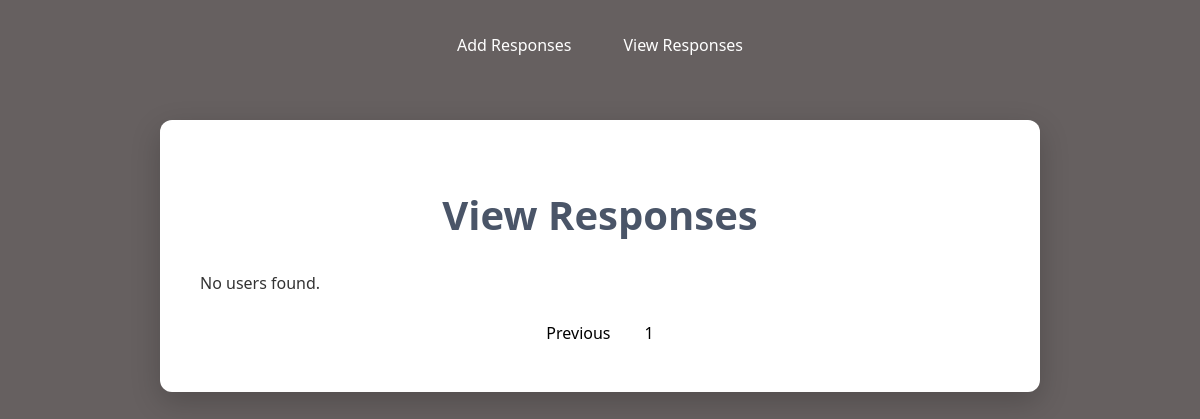
Page /View/view.php?page=2 on the earlier database version.
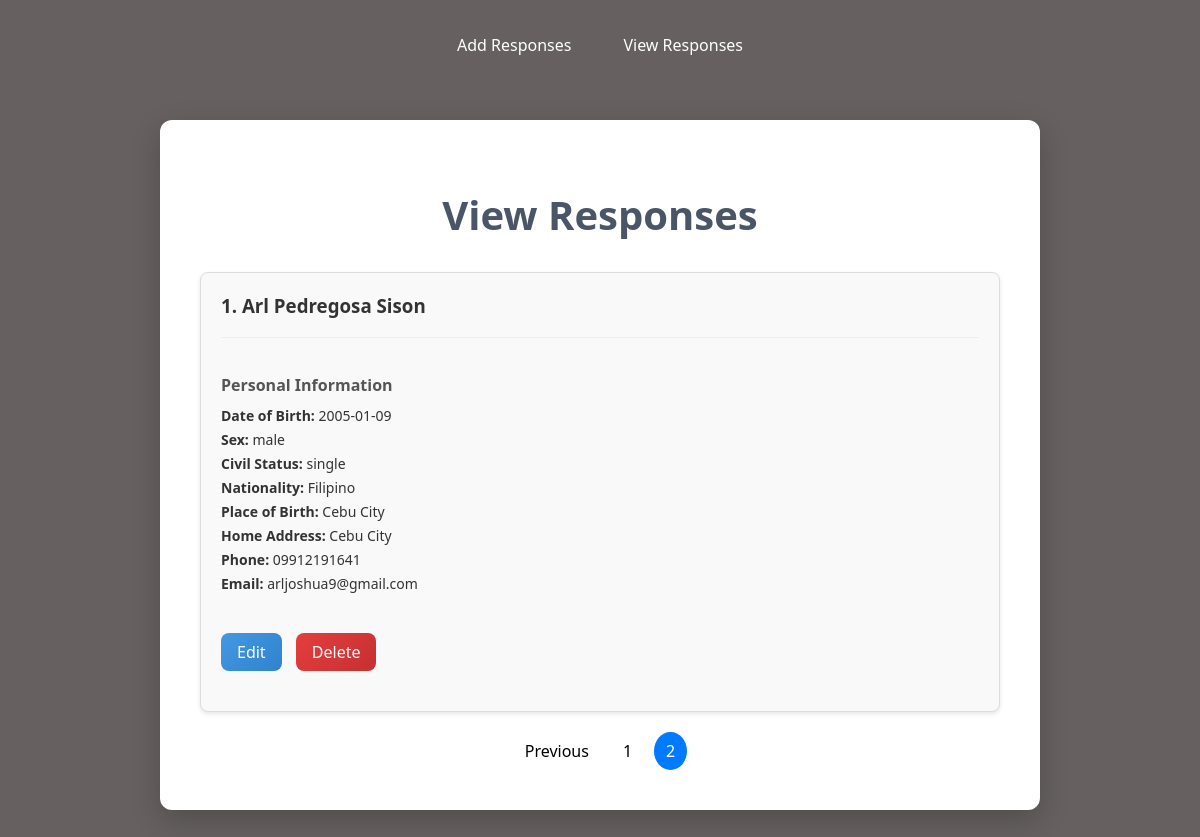
Same page on the later database version.
### tables this page shows
CREATE TABLE `user` (
  `user_id` int(255) NOT NULL,
  `first_name` varchar(255) NOT NULL,
  `middle_name` varchar(255) NOT NULL,
  `last_name` varchar(255) NOT NULL,
  `suffix` varchar(255) DEFAULT NULL,
  `date_of_birth` date NOT NULL,
  `sex` varchar(255) NOT NULL,
  `civil_status` varchar(255) NOT NULL,
  `nationality` varchar(255) NOT NULL,
  `place_of_birth` varchar(255) NOT NULL,
  `home_address` varchar(255) NOT NULL,
  `phone_number` varchar(255) NOT NULL,
  `email_address` varchar(255) NOT NULL
);

### View/ViewController.php (called while the page is built, shortened)
<?php
class Database {
    private $host = "localhost";
    private $db_name = "onlineform";
    private $username = "root";
    private $password = "";
    private $conn;
    public function connect() {
        $this->conn = null;
        try {
            $this->conn = new PDO(
                "mysql:host={$this->host};dbname={$this->db_name};charset=utf8mb4",
                $this->username,
                $this->password,
                [
                    PDO::ATTR_ERRMODE => PDO::ERRMODE_EXCEPTION,
                    PDO::ATTR_EMULATE_PREPARES => false,
                ]
            );
        } catch (PDOException $exception) {
            echo "Connection error: " . $exception->getMessage();
        }
        return $this->conn;
    }
    public function getAllUsers() {
        $sql = "SELECT * FROM user ORDER BY user_id DESC";
        $stmt = $this->conn->prepare($sql);
        $stmt->execute();
        return $stmt->fetchAll(PDO::FETCH_ASSOC);
    }
        public function getUsersPaginated($limit, $offset) {
        $sql = "SELECT * FROM user ORDER BY user_id DESC LIMIT :limit OFFSET :offset";
        $stmt = $this->conn->prepare($sql);
        $stmt->bindParam(':limit', $limit, PDO::PARAM_INT);
        $stmt->bindParam(':offset', $offset, PDO::PARAM_INT);
        $stmt->execute();
        return $stmt->fetchAll(PDO::FETCH_ASSOC);
    }
    public function getTotalUsers() {
        $sql = "SELECT COUNT(*) as total FROM user";
        $stmt = $this->conn->prepare($sql);
        $stmt->execute();
        $result = $stmt->fetch(PDO::FETCH_ASSOC);
        return $result['total'];
    }
}
$db_instance = new Database();
if ($_SERVER['REQUEST_METHOD'] == 'GET') {
    $users = $db_instance->getAllUsers();
}
$limit = 5;
    $page = isset($_GET['page']) ? (int)$_GET['page'] : 1;
    $offset = ($page - 1) * $limit;
    $users = $db_instance->getUsersPaginated($limit, $offset);
    $totalUsers = $db_instance->getTotalUsers();
    $totalPages = ceil($totalUsers / $limit);
?>

### View/view.php (the view, shortened to what this page needs)
<!DOCTYPE html>
<html lang="en">
<head>
    <link rel="stylesheet" href="view.module.css">
</head>
<body>
    <?php
    require_once 'ViewController.php';
    ?>
    <div class="container">
    <h1>View Responses</h1>
    <?php if (!empty($users)): ?>
        <div class="users-grid">
            <?php foreach ($users as $user): ?>
                <div class="user-card">
                    <h3><?php echo htmlspecialchars($user['user_id']. '.' . ' ' . $user['first_name'] . ' ' . $user['middle_name'] . ' ' . $user['last_name'] . ($user['suffix'] ? ' ' . $user['suffix'] : '')); ?></h3>
                    <div class="card-section">
                        <h4>Personal Information</h4>
                        <p><strong>Date of Birth:</strong> <?php echo htmlspecialchars($user['date_of_birth']); ?></p>
                        <p><strong>Sex:</strong> <?php echo htmlspecialchars($user['sex']); ?></p>
                        <p><strong>Civil Status:</strong> <?php echo htmlspecialchars($user['civil_status']); ?></p>
                        <p><strong>Nationality:</strong> <?php echo htmlspecialchars($user['nationality']); ?></p>
                        <p><strong>Place of Birth:</strong> <?php echo htmlspecialchars($user['place_of_birth']); ?></p>
                        <p><strong>Home Address:</strong> <?php echo htmlspecialchars($user['home_address']); ?></p>
                        <p><strong>Phone:</strong> <?php echo htmlspecialchars($user['phone_number']); ?></p>
                        <p><strong>Email:</strong> <?php echo htmlspecialchars($user['email_address']); ?></p>
                    </div>
                    <button class="edit-btn" data-id="<?php echo $user['user_id']; ?>">Edit</button>
                    <button class="delete-btn" data-id="<?php echo $user['user_id']; ?>">Delete</button>
                </div>
            <?php endforeach; ?>
        </div>
    <?php else: ?>
        <p>No users found.</p>
    <?php endif; ?>
    <div class="pagination">
    <?php if ($page > 1): ?>
        <a href="?page=<?php echo $page - 1; ?>">Previous</a>
    <?php endif; ?>
    <?php for ($i = 1; $i <= $totalPages; $i++): ?>
        <a href="?page=<?php echo $i; ?>" <?php if ($i == $page) echo 'class="active"'; ?>><?php echo $i; ?></a>
    <?php endfor; ?>
</div>
</div>
</body>
</html>

### View/view.module.css (style rules this page uses)
body { margin: 0; padding: 0; background: hsl(0, 3%, 39%); font-family: 'Segoe UI', Tahoma, Geneva, Verdana, sans-serif; color: #333; }
.container { max-width: 800px; margin: 50px auto; background: white; padding: 40px; box-shadow: 0 10px 30px rgba(0, 0, 0, 0.2); border-radius: 12px; font-family: 'Segoe UI', Tahoma, Geneva, Verdana, sans-serif; flex-wrap: wrap; }
h1 { text-align: center; color: #4a5568; margin-bottom: 30px; font-size: 2.5em; }
.users-grid { display: grid; grid-template-columns: repeat(auto-fill, minmax(400px, 1fr)); gap: 20px; margin-top: 20px; }
.user-card { border: 1px solid #ddd; border-radius: 8px; padding: 20px; background-color: #f9f9f9; box-shadow: 0 2px 4px rgba(0,0,0,0.1); transition: transform 0.2s ease; }
.user-card h3 { margin-top: 0; color: #333; }
.card-section { margin-top: 15px; padding-top: 15px; border-top: 1px solid #eee; margin-bottom: 20px; }
.card-section h4 { margin-bottom: 10px; color: #555; }
.card-section p { margin: 5px 0; font-size: 14px; }
a { text-decoration: none; }
.edit-btn, .delete-btn { padding: 8px 16px; margin-top: 20px; margin-bottom: 20px; margin-right: 10px; border-radius: 8px; border: none; color: white; font-size: 16px; font-weight: 500; font-family: 'Segoe UI', Tahoma, Geneva, Verdana, sans-serif; transition: transform 0.2s ease, box-shadow 0.2s ease; cursor: pointer; }
.edit-btn { background: linear-gradient(135deg, #4299e1 0%, #3182ce 100%); }
.delete-btn { background: linear-gradient(135deg, #e53e3e 0%, #c53030 100%); }
.pagination { display: flex; justify-content: center; margin-top: 20px; }
.pagination a { margin: 0 5px; padding: 8px 12px; text-decoration: none; border: none; color: black; font-family: 'Segoe UI', Tahoma, Geneva, Verdana, sans-serif; font-weight: 500; }
.pagination a.active { background-color: #007bff; color: white; border-radius: 50%; }

### Navbar/navbar.module.css (style rules this page uses)
.topnav { display: flex; justify-content: center; align-items: center; gap: 20px; margin-top: 20px; }
.topnav a { position: relative; text-decoration: none; color: white; padding: 14px 16px; }
.topnav a::after { content: ""; position: absolute; left: 50%; bottom: 5px; width: 0%; height: 2px; background-color: white; transform: translateX(-50%); transition: width 0.3s ease; }

Differences in the rows shown:
now on this page (row edited): user: user_id+first_name+middle_name "1. Arl Pedregosa Sison", date_of_birth "2005-01-09", sex "male", civil_status "single", nationality "Filipino", place_of_birth "Cebu City", home_address "Cebu City", phone_number "09912191641", email_address "arljoshua9@gmail.com"
Other differences:
new list line: "2"
text no longer shown: "No users found."
